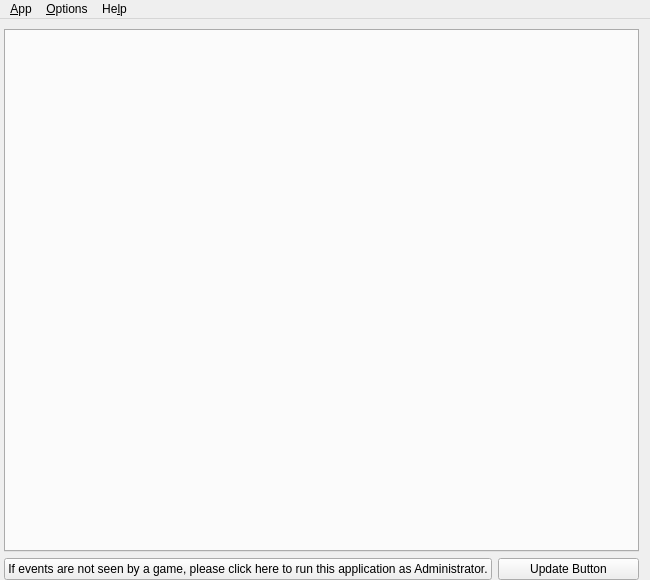
<?xml version="1.0" encoding="UTF-8"?>
<ui version="4.0">
 <class>MainWindow</class>
 <widget class="QMainWindow" name="MainWindow">
  <property name="windowModality">
   <enum>Qt::WindowModal</enum>
  </property>
  <property name="geometry">
   <rect>
    <x>0</x>
    <y>0</y>
    <width>650</width>
    <height>580</height>
   </rect>
  </property>
  <property name="minimumSize">
   <size>
    <width>650</width>
    <height>0</height>
   </size>
  </property>
  <property name="windowTitle">
   <string>Pad</string>
  </property>
  <property name="windowIcon">
   <iconset theme="io.github.davaughnl.Pad">
    <normaloff>.</normaloff>.</iconset>
  </property>
  <property name="styleSheet">
   <string notr="true">FlashButtonWidget[isflashing=&quot;true&quot;] {
    background-color: rgb(0, 0, 255);
	color: rgb(205, 197, 191);
}
QPushButton#setPushButton1[setActive=&quot;false&quot;], QPushButton#setPushButton2[setActive=&quot;false&quot;], QPushButton#setPushButton3[setActive=&quot;false&quot;], QPushButton#setPushButton4[setActive=&quot;false&quot;], QPushButton#setPushButton5[setActive=&quot;false&quot;], QPushButton#setPushButton6[setActive=&quot;false&quot;], QPushButton#setPushButton7[setActive=&quot;false&quot;], QPushButton#setPushButton8[setActive=&quot;false&quot;] {
	background-color: rgb(190, 190, 190);
}

QStackedWidget#stackedWidget{
    padding-top: 10px; } QPushButton#namesPushButton[isDisplayingNames=&quot;true&quot;] {
	background-color: rgb(192, 255, 192);
}</string>
  </property>
  <widget class="QWidget" name="centralWidget">
   <layout class="QVBoxLayout" name="verticalLayout">
    <property name="leftMargin">
     <number>4</number>
    </property>
    <property name="topMargin">
     <number>0</number>
    </property>
    <property name="bottomMargin">
     <number>0</number>
    </property>
    <item>
     <widget class="QStackedWidget" name="stackedWidget">
      <property name="sizePolicy">
       <sizepolicy hsizetype="Preferred" vsizetype="Preferred">
        <horstretch>0</horstretch>
        <verstretch>0</verstretch>
       </sizepolicy>
      </property>
      <property name="frameShape">
       <enum>QFrame::NoFrame</enum>
      </property>
      <property name="frameShadow">
       <enum>QFrame::Plain</enum>
      </property>
      <property name="lineWidth">
       <number>1</number>
      </property>
      <property name="currentIndex">
       <number>1</number>
      </property>
      <widget class="QWidget" name="page1">
       <layout class="QVBoxLayout" name="verticalLayout_2">
        <item>
         <widget class="QLabel" name="label">
          <property name="text">
           <string>No Joysticks have been found.
 Please plug in a joystick and then choose the &quot;Update Joysticks&quot; option in the main menu</string>
          </property>
          <property name="scaledContents">
           <bool>true</bool>
          </property>
          <property name="alignment">
           <set>Qt::AlignCenter</set>
          </property>
          <property name="wordWrap">
           <bool>true</bool>
          </property>
         </widget>
        </item>
       </layout>
      </widget>
      <widget class="QWidget" name="joystick_tabs">
       <property name="sizePolicy">
        <sizepolicy hsizetype="Preferred" vsizetype="Preferred">
         <horstretch>0</horstretch>
         <verstretch>0</verstretch>
        </sizepolicy>
       </property>
       <layout class="QVBoxLayout" name="verticalLayout_3">
        <property name="leftMargin">
         <number>0</number>
        </property>
        <property name="topMargin">
         <number>0</number>
        </property>
        <property name="rightMargin">
         <number>0</number>
        </property>
        <property name="bottomMargin">
         <number>0</number>
        </property>
        <item>
         <widget class="JoyTabWidgetContainer" name="tabWidget">
          <property name="enabled">
           <bool>true</bool>
          </property>
          <property name="sizePolicy">
           <sizepolicy hsizetype="Preferred" vsizetype="Preferred">
            <horstretch>0</horstretch>
            <verstretch>0</verstretch>
           </sizepolicy>
          </property>
          <property name="layoutDirection">
           <enum>Qt::LeftToRight</enum>
          </property>
          <property name="tabPosition">
           <enum>QTabWidget::North</enum>
          </property>
          <property name="tabShape">
           <enum>QTabWidget::Rounded</enum>
          </property>
          <property name="currentIndex">
           <number>-1</number>
          </property>
          <property name="usesScrollButtons">
           <bool>true</bool>
          </property>
          <property name="documentMode">
           <bool>false</bool>
          </property>
          <property name="tabsClosable">
           <bool>false</bool>
          </property>
          <property name="movable">
           <bool>false</bool>
          </property>
         </widget>
        </item>
       </layout>
      </widget>
     </widget>
    </item>
    <item>
     <layout class="QHBoxLayout" name="bottombuttonslayout">
      <item>
       <widget class="QPushButton" name="uacPushButton">
        <property name="sizePolicy">
         <sizepolicy hsizetype="Minimum" vsizetype="Fixed">
          <horstretch>1</horstretch>
          <verstretch>0</verstretch>
         </sizepolicy>
        </property>
        <property name="text">
         <string>If events are not seen by a game, please click here to run this application as Administrator.</string>
        </property>
        <property name="autoDefault">
         <bool>false</bool>
        </property>
        <property name="default">
         <bool>false</bool>
        </property>
        <property name="flat">
         <bool>false</bool>
        </property>
       </widget>
      </item>
      <item>
       <widget class="QPushButton" name="updateButton">
        <property name="sizePolicy">
         <sizepolicy hsizetype="Minimum" vsizetype="Fixed">
          <horstretch>1</horstretch>
          <verstretch>0</verstretch>
         </sizepolicy>
        </property>
        <property name="text">
         <string>Update Button</string>
        </property>
        <property name="autoDefault">
         <bool>false</bool>
        </property>
        <property name="default">
         <bool>false</bool>
        </property>
        <property name="flat">
         <bool>false</bool>
        </property>
       </widget>
      </item>
     </layout>
    </item>
   </layout>
  </widget>
  <widget class="QMenuBar" name="menuBar">
   <property name="geometry">
    <rect>
     <x>0</x>
     <y>0</y>
     <width>650</width>
     <height>22</height>
    </rect>
   </property>
   <widget class="QMenu" name="menuQuit">
    <property name="title">
     <string>&amp;App</string>
    </property>
    <addaction name="actionHide"/>
    <addaction name="actionQuit"/>
   </widget>
   <widget class="QMenu" name="menuOptions">
    <property name="title">
     <string>&amp;Options</string>
    </property>
    <addaction name="actionProperties"/>
    <addaction name="actionKeyValue"/>
    <addaction name="actionCalibration"/>
    <addaction name="actionStick_Pad_Assign"/>
    <addaction name="actionOptions"/>
    <addaction name="actionUpdate_Joysticks"/>
   </widget>
   <widget class="QMenu" name="menuHelp">
    <property name="title">
     <string>He&amp;lp</string>
    </property>
    <addaction name="actionGitHubPage"/>
    <addaction name="actionIssues"/>
    <addaction name="actionWiki"/>
    <addaction name="separator"/>
    <addaction name="actionAbout"/>
    <addaction name="actionAbout_Qt"/>
   </widget>
   <addaction name="menuQuit"/>
   <addaction name="menuOptions"/>
   <addaction name="menuHelp"/>
  </widget>
  <action name="actionQuit">
   <property name="icon">
    <iconset theme="application_exit" resource="../resources.qrc">
     <normaloff>:/images/actions/application_exit.png</normaloff>:/images/actions/application_exit.png</iconset>
   </property>
   <property name="text">
    <string>&amp;Quit</string>
   </property>
   <property name="shortcut">
    <string>Ctrl+Q</string>
   </property>
  </action>
  <action name="actionUpdate_Joysticks">
   <property name="enabled">
    <bool>true</bool>
   </property>
   <property name="icon">
    <iconset theme="view_refresh" resource="../resources.qrc">
     <normaloff>:/images/actions/view_refresh.png</normaloff>:/images/actions/view_refresh.png</iconset>
   </property>
   <property name="text">
    <string>&amp;Update Joysticks</string>
   </property>
   <property name="shortcut">
    <string>Ctrl+U</string>
   </property>
  </action>
  <action name="actionHide">
   <property name="icon">
    <iconset theme="view_restore" resource="../resources.qrc">
     <normaloff>:/images/actions/view_restore.png</normaloff>:/images/actions/view_restore.png</iconset>
   </property>
   <property name="text">
    <string>&amp;Hide</string>
   </property>
   <property name="shortcut">
    <string>Ctrl+H</string>
   </property>
  </action>
  <action name="actionAbout">
   <property name="icon">
    <iconset theme="about_antimicrox" resource="../resources.qrc">
     <normaloff>:/images/actions/about_antimicrox.png</normaloff>:/images/actions/about_antimicrox.png</iconset>
   </property>
   <property name="text">
    <string>&amp;About</string>
   </property>
   <property name="shortcut">
    <string>Ctrl+A</string>
   </property>
  </action>
  <action name="actionAbout_Qt">
   <property name="icon">
    <iconset theme="about_qt" resource="../resources.qrc">
     <normaloff>:/images/actions/about_qt.png</normaloff>:/images/actions/about_qt.png</iconset>
   </property>
   <property name="text">
    <string>About &amp;Qt</string>
   </property>
   <property name="shortcut">
    <string>Ctrl+T</string>
   </property>
  </action>
  <action name="actionProperties">
   <property name="icon">
    <iconset theme="sliders" resource="../resources.qrc">
     <normaloff>:/images/actions/sliders.png</normaloff>:/images/actions/sliders.png</iconset>
   </property>
   <property name="text">
    <string>&amp;Properties</string>
   </property>
   <property name="shortcut">
    <string>Ctrl+P</string>
   </property>
  </action>
  <action name="actionKeyValue">
   <property name="icon">
    <iconset theme="key_checker" resource="../resources.qrc">
     <normaloff>:/images/actions/key_checker.png</normaloff>:/images/actions/key_checker.png</iconset>
   </property>
   <property name="text">
    <string>&amp;Key Checker</string>
   </property>
   <property name="shortcut">
    <string>Ctrl+K</string>
   </property>
  </action>
  <action name="actionHomePage">
   <property name="text">
    <string>Home Page</string>
   </property>
   <property name="shortcut">
    <string>Ctrl+H</string>
   </property>
  </action>
  <action name="actionGitHubPage">
   <property name="icon">
    <iconset theme="github_page" resource="../resources.qrc">
     <normaloff>:/images/actions/github_page.png</normaloff>:/images/actions/github_page.png</iconset>
   </property>
   <property name="text">
    <string>&amp;GitHub Page</string>
   </property>
   <property name="shortcut">
    <string>Ctrl+G</string>
   </property>
  </action>
  <action name="actionOptions">
   <property name="icon">
    <iconset theme="settings" resource="../resources.qrc">
     <normaloff>:/images/actions/settings.png</normaloff>:/images/actions/settings.png</iconset>
   </property>
   <property name="text">
    <string>S&amp;ettings</string>
   </property>
   <property name="shortcut">
    <string>Ctrl+S</string>
   </property>
  </action>
  <action name="actionStick_Pad_Assign">
   <property name="icon">
    <iconset theme="stick_pad_assign" resource="../resources.qrc">
     <normaloff>:/images/actions/stick_pad_assign.png</normaloff>:/images/actions/stick_pad_assign.png</iconset>
   </property>
   <property name="text">
    <string>&amp;Stick/Pad Assign</string>
   </property>
   <property name="shortcut">
    <string>Ctrl+X</string>
   </property>
  </action>
  <action name="actionWiki">
   <property name="icon">
    <iconset theme="wiki" resource="../resources.qrc">
     <normaloff>:/images/actions/wiki.png</normaloff>:/images/actions/wiki.png</iconset>
   </property>
   <property name="text">
    <string>&amp;Wiki</string>
   </property>
   <property name="shortcut">
    <string>Ctrl+W</string>
   </property>
  </action>
  <action name="actionIssues">
   <property name="icon">
    <iconset theme="issues" resource="../resources.qrc">
     <normaloff>:/images/actions/issues.png</normaloff>:/images/actions/issues.png</iconset>
   </property>
   <property name="text">
    <string>&amp;Issues</string>
   </property>
   <property name="shortcut">
    <string>Ctrl+I</string>
   </property>
  </action>
  <action name="actionCalibration">
   <property name="icon">
    <iconset theme="calibration" resource="../resources.qrc">
     <normaloff>:/images/actions/calibration.png</normaloff>:/images/actions/calibration.png</iconset>
   </property>
   <property name="text">
    <string>&amp;Calibration</string>
   </property>
   <property name="shortcut">
    <string>Ctrl+C</string>
   </property>
  </action>
 </widget>
 <layoutdefault spacing="6" margin="11"/>
 <customwidgets>
  <customwidget>
   <class>JoyTabWidgetContainer</class>
   <extends>QTabWidget</extends>
   <header>joytabwidgetcontainer.h</header>
   <container>1</container>
  </customwidget>
 </customwidgets>
 <resources>
  <include location="../resources.qrc"/>
 </resources>
 <connections>
  <connection>
   <sender>actionQuit</sender>
   <signal>triggered()</signal>
   <receiver>MainWindow</receiver>
   <slot>quitProgram()</slot>
   <hints>
    <hint type="sourcelabel">
     <x>-1</x>
     <y>-1</y>
    </hint>
    <hint type="destinationlabel">
     <x>199</x>
     <y>149</y>
    </hint>
   </hints>
  </connection>
  <connection>
   <sender>actionUpdate_Joysticks</sender>
   <signal>triggered()</signal>
   <receiver>MainWindow</receiver>
   <slot>startJoystickRefresh()</slot>
   <hints>
    <hint type="sourcelabel">
     <x>-1</x>
     <y>-1</y>
    </hint>
    <hint type="destinationlabel">
     <x>349</x>
     <y>262</y>
    </hint>
   </hints>
  </connection>
  <connection>
   <sender>actionHide</sender>
   <signal>triggered()</signal>
   <receiver>MainWindow</receiver>
   <slot>hideWindow()</slot>
   <hints>
    <hint type="sourcelabel">
     <x>-1</x>
     <y>-1</y>
    </hint>
    <hint type="destinationlabel">
     <x>349</x>
     <y>262</y>
    </hint>
   </hints>
  </connection>
  <connection>
   <sender>actionAbout</sender>
   <signal>triggered()</signal>
   <receiver>MainWindow</receiver>
   <slot>openAboutDialog()</slot>
   <hints>
    <hint type="sourcelabel">
     <x>-1</x>
     <y>-1</y>
    </hint>
    <hint type="destinationlabel">
     <x>349</x>
     <y>262</y>
    </hint>
   </hints>
  </connection>
  <connection>
   <sender>actionStick_Pad_Assign</sender>
   <signal>triggered()</signal>
   <receiver>MainWindow</receiver>
   <slot>showStickAssignmentDialog()</slot>
   <hints>
    <hint type="sourcelabel">
     <x>-1</x>
     <y>-1</y>
    </hint>
    <hint type="destinationlabel">
     <x>324</x>
     <y>289</y>
    </hint>
   </hints>
  </connection>
 </connections>
 <slots>
  <slot>startJoystickRefresh()</slot>
  <slot>hideWindow()</slot>
  <slot>openAboutDialog()</slot>
  <slot>quitProgram()</slot>
  <slot>showStickAssignmentDialog()</slot>
 </slots>
</ui>
